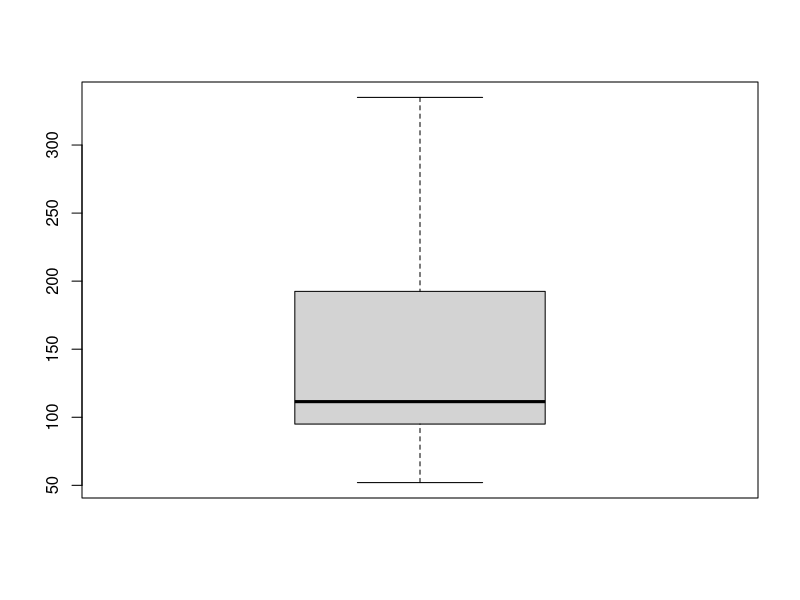
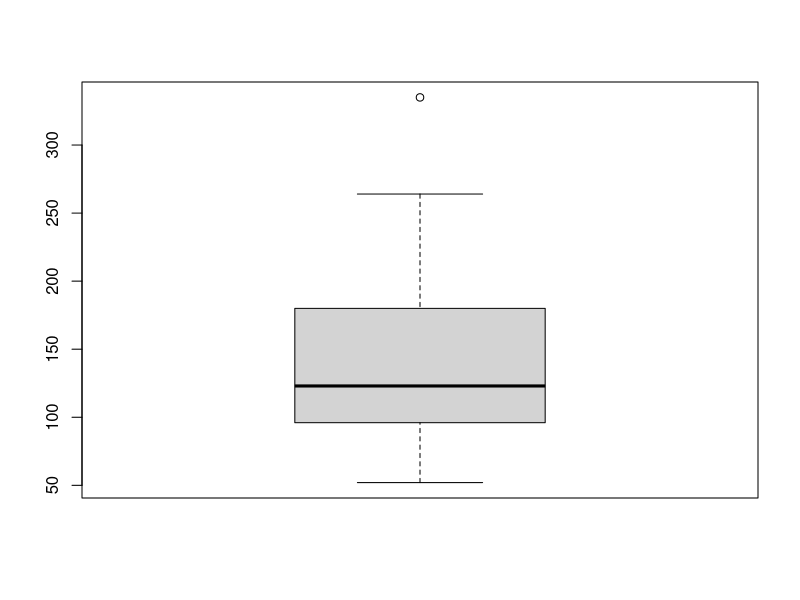
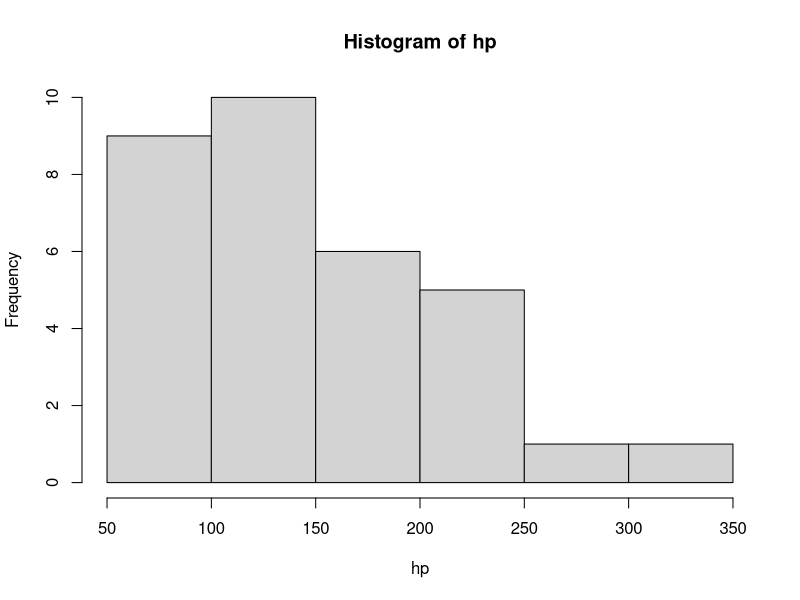
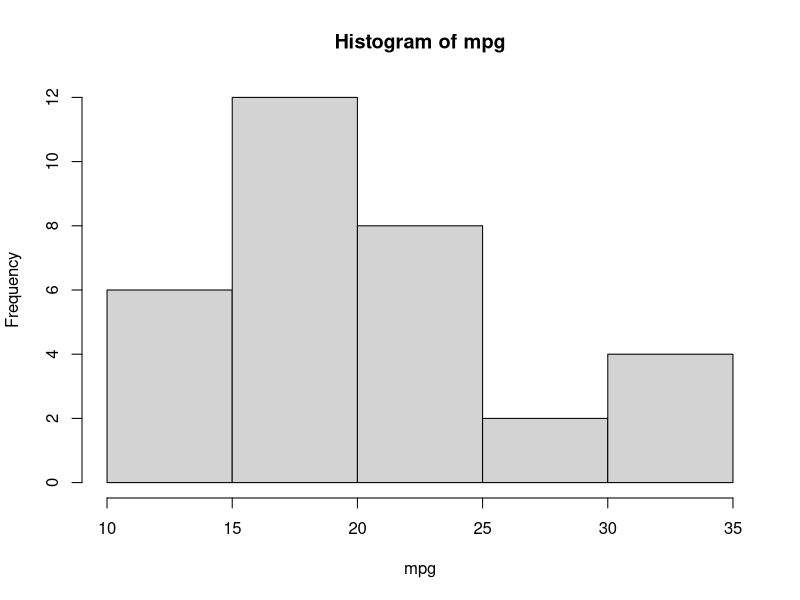
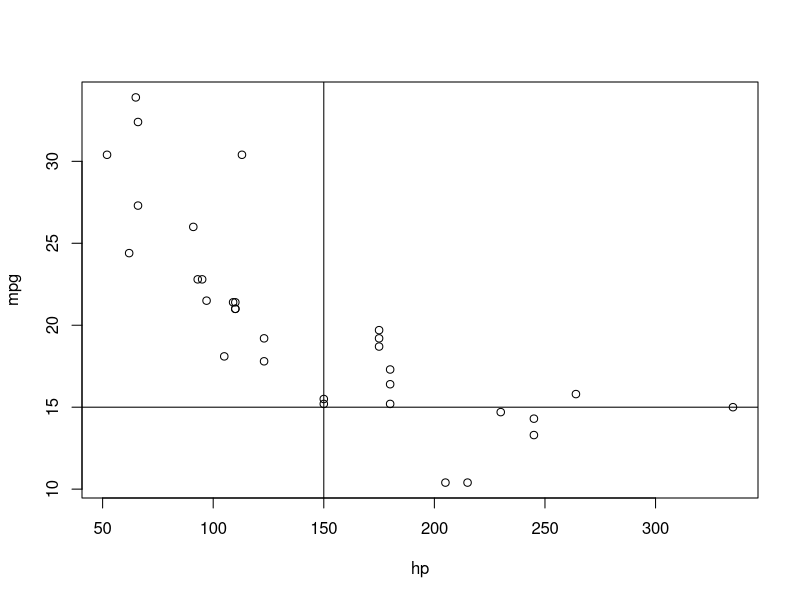

Generate these figures, in order, with R:
# ECO 266 R Test
# Covers Bootcamp, Chapters 1 & 2
# September 13th 2020

#Name: 


# class()
# lists: c(), rep(), seq(), length()
# math: sum(), cumsum(), sqrt(), round()
# stats: mean(), sd(), IQR(), median(), var(), quantile(), summary()
# plotting: plot(), hist(), boxplot(), barplot()



#==Basic Syntax======

# Question 1)
#A) Create a vector of the integers -3 to 10; assign it as my.integers
my.integers <- seq(-3,10)
my.integers <- c(-3,-2,-1,0,1,2,3,4,5,6,7,8,9,10)

#B) what is the class of my.integers?
class(my.integers)

#C) transform my.integers into a character class; be sure to reassign it as my.integers
my.integers <- as.character(my.integers)

#D) Check the class to make sure it worked.
class(my.integers)

#E) re-transform my.integers into a numeric vector
my.integers <- as.integer(my.integers)
my.integers <- as.numeric(my.integers)

# what is the length, or number of elements, in my.integers?
length(my.integers)

# Question 2)
#A) Create another vector of numbers the same length as my.integers; assign it as my.numbers
my.numbers <- rnorm(14)
my.numbers <- c(1,2,3,4,5,6,7,8,9,10,11,12,13,14)

#B) Verify the length of my.numbers
length(my.numbers)

#C create a 2 column matrix using my.integers and my.numbers; assign it as my.matrix
my.matrix <- matrix(c(my.integers,my.numbers),ncol=2)

#D create a character vector of length 2 with the names of your two vectors of numbers; assign it as my.names
my.names <- c("my.integers","my.numbers")

#E) assign my.names as the column names of my.matrix
colnames(my.matrix) <- my.names

#F) what is the value in the 3rd row of the 1st column of my.matrix?
my.matrix[3,1]

#G) create a new vector that adds my.integers and my.numbers; assign it as my.sums
my.sums <- my.integers + my.numbers

#H) add my sums as a new column of my.matrix; be sure to assign it as my.matrix
my.matrix <- cbind(my.matrix,my.sums)


#===Arithmetic=== 

#Question 3) 
# A) What is the sum of my.integers?
sum(my.integers)
-3+-2+-1+0+1+2+3+4+5+6+7+8+9+10

# B) What is the cumulative sum of my.numbers
cumsum(my.numbers)

# C) what is the sum of my.sums divided by the sum of my.integers?
sum(my.sums)/sum(my.integers)


# D) what is the square route of 342?
sqrt(342)

# E) what is the square root of 456 rounded to 3 decimal places?
round(sqrt(456),digits = 3)


# F) what is 1576 divided by 321, rounded to 4 decimal places
round(1576/321,digits = 4)


# G) what is the natural logarithm of the product of 462 and 54, rounded to 2 decimal places 
round(log(462*54),digits = 2)

# H) The following arithmetic R syntax is incorrect and gives an error: 9*8+9(8+9)
#    correct the syntax so that it gives the correct answer of 225. Indicate what was missing as a comment
 9*8+9*(8+9) #missing a multiplication sign between the 9 and the (8+9)

#==== Sampling, Data, and Descriptive Statistics ======

#the following data represents the average miles per gallon and horse power of 32 1947 model cars
#Run these 2 lines of code to assign them as your data:

mpg <- mtcars$mpg
hp <- mtcars$hp

# Question 4
# A) calculate the mean mpg, assign it as mpg.mean; round to 2 decimal places
mpg.mean <- round(mean(mpg),2)

# A) take a sample of mpg with 20 observations, assign it as mpg.sample
mpg.sample <- sample(mpg, 20)

# B) calculate the average of mpg.sample and assign it as sample.mean; round to 2 decimal points
sample.mean <- round(mean(mpg.sample),2)


# C) calculate the standard deviation of mpg.sample and assign it as sample.sd; round to 2 decimal points
sample.sd <- round(sd(mpg.sample),2)

# D) assume that the observations in the mpg vector represent those of the entire population.
#    Calculate how many sample standard deviations away from the population mean is your sample mean?
#    HINT: the standard deviation value of an observation is equivalent to its Z-score, which is: 
#          (value 1 - value 2)/sample standard deviation
(mpg.mean-sample.mean)/sample.sd


# Question 5)
# A) calculate the mean hp, assign it as hp.mean; round to 2 decimal places
hp.mean <- round(mean(hp),2)

# B) take a sample of hp with 20 observations, assign it as hp.sample
hp.sample <- sample(hp, 20)

# C) calculate the average of hp.sample and assign it as hp.sample.mean; round to 2 decimal points
hp.sample.mean <- round(mean(hp.sample),2)

# D) calculate the variance of hp.sample and assign it as sample.var
sample.var <- round(var(hp.sample),2)

# E) sample variance is defined as the sum of the squared deviations of a sample divided by (n-1), or the number of observations minus 1.
#    to verify that R calculated it correctly, we will calculate it by hand.
#    use hp.sample.mean to transform hp.sample into a vector of deviations and assign it as hp.devs, 
#    DO NOT ROUND
hp.devs <- hp.sample-hp.sample.mean

# F) square the hp.devs vector and take the sum. assign the result as devs.squared
devs.squared <- sum(hp.devs*hp.devs)
devs.squared <- sum(hp.devs^2)

# G) calculate the variance as devs.squared divided by n-1 
#    assign the result as sample.var.test, round to 2 decimal places
sample.var.test <- round(devs.squared/19,2)

# H) comment whether sample.var.test is equal to sample.var

#They are equal

# Question 6
# A) create a box and whisker plot of your horsepower sample
boxplot(hp.sample)

# B) what is the interquartile range of your horsepower sample?
IQR(hp.sample)

# C) Outliers are usually defined as observations that exceed the first or third quantile by 1.5 or 3 times the interquartile range
#    Using R code, get help from rstudio to find out which argument helps you define outliers on a box plot, 
#    and comment what the argument is.
?boxplot #range


# D) Assume we define outliers using 1.5 times the interquartile range. calculate the lower and upper boundaries of the horsepower population
quantile(hp)
96.5-1.5*IQR(hp)
180+1.5*IQR(hp)

# D) create a boxplot of the horsepower population, and define outliers as 1.5 times the IQR. Comment the number of outliers produced.
boxplot(hp, range = 1.5) #one


#Question 6
# A) Create a histogram of hp. comment how many cars have engines with 150 to 250 horsepower
hist(hp) # 11


# B) Create a histogram of mpg. comment the range used by the highest bin
hist(mpg) #30 to 35

# c) comment the number of cars in the lowest and highest bins

#10

# D) A car enthusiast is interested in the relationship between an engine's horsepower and the miles per gallon a car gets
#    Create a scatter plot of this relationship
plot(hp,mpg)

# E) Comment if there appears to be a relationship between horsepower and miles per gallon and the nature of it if there is one

# there is a relationship and it appears to be inverse; higher mpg cars have lower horsepower engines

# F) run the two lines of code to help you find out how many cars have a horsepower above 150 but get more than 15 miles per gallon; comment your answer
abline(v = 150)
abline(h = 15)
#7 cars
